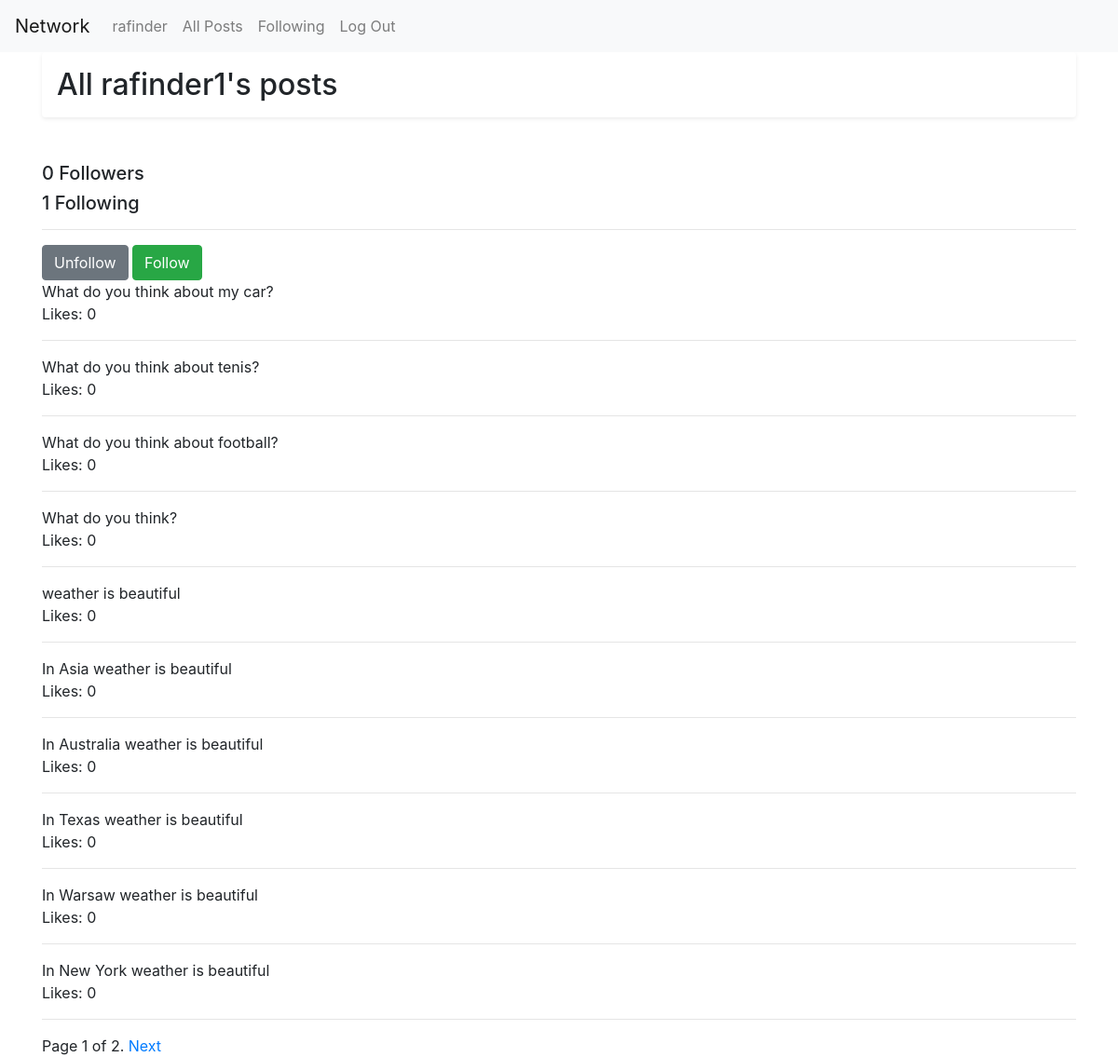
/profile/rafinder1 (signed in), run on the app's committed database.
### network/models.py (models this page shows, shortened)
class User(AbstractUser):
    posts = models.ForeignKey('Post', on_delete=models.CASCADE, default=None, null=True, blank=True)
    followers = models.ManyToManyField('self', blank=True, related_name='followers_users', symmetrical=False)
    following = models.ManyToManyField('self', blank=True, related_name='following_users', symmetrical=False)

class Post(models.Model):
    author = models.ForeignKey(User, on_delete=models.CASCADE, default=None, null=True, blank=True)
    text = models.CharField(max_length=500)
    date = models.DateTimeField(auto_now_add=True)
    likes = models.ManyToManyField(User, blank=True, related_name='likes_users')

### network/views.py (the view)
# urls.py: path('profile/<str:name>', views.profile, name='profile'),
def profile(request, name):
    user = User.objects.get(username=name)
    followers = user.followers.count()
    following = user.following.count()
    posts = Post.objects.filter(author=user.id)
    posts = posts.order_by('-date')
    paginator = Paginator(posts, 10)
    page = request.GET.get('page')
    try:
        posts_pag = paginator.page(page)
    except PageNotAnInteger:
        posts_pag = paginator.page(1)
    except EmptyPage:
        posts_pag = paginator.page(paginator.num_pages)
    return render(request, 'network/profile.html', {
            'username': user,
            'followers_count': followers,
            'following_count': following,
            'posts': posts_pag,
        })

### network/templates/network/profile.html (shortened to what this page needs)
{% extends "network/layout.html" %}
{% load static %}
{% block body %}
<div class="container">
    <h2 id="h2-posts" class="shadow-sm p-3 mb-5 bg-body rounded">All {{username}}'s posts</h2>
    <h4 class="_name" style="display: none;">{{ username }}</h4><span>
    <h5 id='followers_count'>{{followers_count}} Followers</h5>
    <h5 id='following_count'>{{following_count}} Following</h5>
    <hr>
    <div>
        {% if user != username and user.is_authenticated %}
            <button class='btn btn-secondary' id='unfollow_btn'>Unfollow</button>
            <button class='btn btn-success' id='follow_btn'>Follow</button>
            <br>
        {% endif %}
    </div>
    {% for post in posts %}
    <div class="post-frame">
        <div class="text-{{post.id}} elem-post">{{post.text}}</div>
        <span id='num-{{post.id}}'>Likes: {{post.likes.count}}</span>
        <hr>
    </div>
    {% endfor %}
    {% include "network/pagination.html" with page=posts %}
</div>
{% endblock %}

### network/templates/network/layout.html (shortened to what this page needs)
{% load static %}
<!DOCTYPE html>
<html lang="en">
    <head>
        <link rel="stylesheet" href="https://stackpath.bootstrapcdn.com/bootstrap/4.4.1/css/bootstrap.min.css">
        <link href="{% static 'network/styles.css' %}" rel="stylesheet">
    </head>
    <body>
        <nav class="navbar navbar-expand-lg navbar-light bg-light">
            <a class="navbar-brand" href="{% url 'index' %}">Network</a>
            <div>
              <ul class="navbar-nav mr-auto">
                {% if user.is_authenticated %}
                    <li class="nav-item">
                        <a class="nav-link profile-name" href="{% url 'profile' user.username %}">{{ user.username }}</a>
                    </li>
                {% endif %}
                <li class="nav-item">
                  <a class="nav-link" href="{% url 'index' %}">All Posts</a>
                </li>
                {% if user.is_authenticated %}
                    <li class="nav-item">
                        <a class="nav-link" id="fol_posts" href="{% url 'fol_posts' %}">Following</a>
                    </li>
                    <li class="nav-item">
                        <a class="nav-link" href="{% url 'logout' %}">Log Out</a>
                    </li>
                {% endif %}
              </ul>
            </div>
          </nav>
        <div class="body">
            {% block body %}
            {% endblock %}
        </div>
    </body>
</html>

### data on the page
User: username "rafinder"
User: username "rafinder1"
Post: text "What do you think about my car?", likes.count "0"
Post: text "What do you think about tenis?", likes.count "0"
Post: text "What do you think about football?", likes.count "0"
Post: text "What do you think?", likes.count "0"
Post: text "weather is beautiful", likes.count "0"
Post: text "In Asia weather is beautiful", likes.count "0"
Post: text "In Australia weather is beautiful", likes.count "0"
Post: text "In Texas weather is beautiful", likes.count "0"
Post: text "In Warsaw weather is beautiful", likes.count "0"
Post: text "In New York weather is beautiful", likes.count "0"

### other printed values
{{ followers_count }} "0"
{{ following_count }} "1"
{{ page.number }} "1"
{{ page.paginator.num_pages }} "2"
